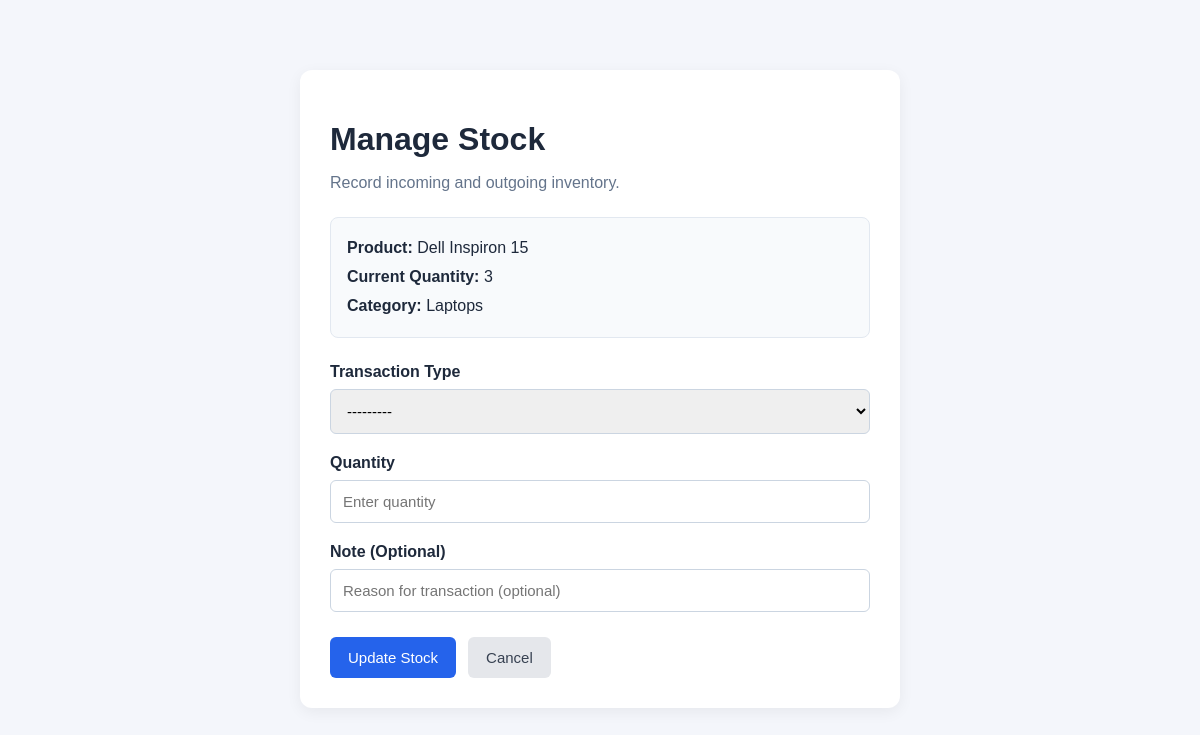
/products/stock/1/, run on the app's committed database.
### inventory/models.py (models this page shows, shortened)
class Product(models.Model):
    name = models.CharField(max_length=200)
    category = models.ForeignKey(
        Category,
        on_delete=models.SET_NULL,
        null=True
    )
    supplier = models.ForeignKey(
        Supplier,
        on_delete=models.SET_NULL,
        null=True,
        blank=True
    )
    quantity = models.PositiveIntegerField(default=0)
    price = models.DecimalField(max_digits=10, decimal_places=2)
    minimum_stock = models.PositiveIntegerField(default=5)
    created_at = models.DateTimeField(auto_now_add=True)

class Category(models.Model):
    name = models.CharField(max_length=100)
    def __str__(self):
        return self.name

### inventory/views.py (the view)
# urls.py: path('products/stock/<int:product_id>/', manage_stock, name='manage_stock'),
def manage_stock(request, product_id):
    product = get_object_or_404(Product, id=product_id)
    if request.method == 'POST':
        form = StockTransactionForm(request.POST)
        if form.is_valid():
            quantity = form.cleaned_data['quantity']
            transaction_type = form.cleaned_data['transaction_type']
            with transaction.atomic():
                product = Product.objects.select_for_update().get(
                    id=product_id
                )
                if (
                    transaction_type == 'OUT'
                    and quantity > product.quantity
                ):
                    form.add_error(
                        'quantity',
                        f'Insufficient stock! Only {product.quantity} '
                        f'units are available.'
                    )
                else:
                    if transaction_type == 'IN':
                        product.quantity += quantity
                    else:
                        product.quantity -= quantity
                    product.save(update_fields=['quantity'])
                    stock_transaction = form.save(commit=False)
                    stock_transaction.product = product
                    stock_transaction.save()
                    return redirect('product_list')
    else:
        form = StockTransactionForm()
    return render(
        request,
        'inventory/manage_stock.html',
        {
            'product': product,
            'form': form,
        }
    )

### inventory/forms.py (shortened to what this page needs)
class StockTransactionForm(forms.ModelForm):
    class Meta:
        model = StockTransaction
        fields = ['transaction_type', 'quantity', 'note']
        widgets = {
            'transaction_type': forms.Select(attrs={
                'class': 'form-control'
            }),
            'quantity': forms.NumberInput(attrs={
                'class': 'form-control',
                'min': 1,
                'placeholder': 'Enter quantity'
            }),
            'note': forms.TextInput(attrs={
                'class': 'form-control',
                'placeholder': 'Reason for transaction (optional)'
            }),
        }

### inventory/templates/inventory/manage_stock.html (shortened to what this page needs)
<!DOCTYPE html>
<html lang="en">
<head>
</head>
<body>
    <div class="container">
        <h1>Manage Stock</h1>
        <p class="subtitle">
            Record incoming and outgoing inventory.
        </p>
        <div class="product-info">
            <strong>Product:</strong> {{ product.name }}<br>
            <strong>Current Quantity:</strong> {{ product.quantity }}<br>
            <strong>Category:</strong>
            {{ product.category|default:"Uncategorized" }}
        </div>
        <form method="POST">
            <div class="form-group">
                <label for="{{ form.transaction_type.id_for_label }}">
                    Transaction Type
                </label>
                {{ form.transaction_type }}
            </div>
            <div class="form-group">
                <label for="{{ form.quantity.id_for_label }}">
                    Quantity
                </label>
                {{ form.quantity }}
            </div>
            <div class="form-group">
                <label for="{{ form.note.id_for_label }}">
                    Note (Optional)
                </label>
                {{ form.note }}
            </div>
            <div class="buttons">
                <button type="submit" class="btn submit-btn">
                    Update Stock
                </button>
                <a
                    href="{% url 'product_list' %}"
                    class="btn cancel-btn"
                >
                    Cancel
                </a>
            </div>
        </form>
    </div>
</body>
</html>

### inventory/templates/inventory/manage_stock.html (style rules this page uses)
* { box-sizing: border-box; }
body { margin: 0; padding: 30px; font-family: Arial, sans-serif; background: #f4f6fb; color: #1e293b; }
.container { max-width: 600px; margin: 40px auto; padding: 30px; background: white; border-radius: 12px; box-shadow: 0 4px 15px rgba(0, 0, 0, 0.06); }
h1 { margin-bottom: 10px; }
.subtitle { color: #64748b; margin-bottom: 25px; }
.product-info { background: #f8fafc; border: 1px solid #e2e8f0; padding: 16px; border-radius: 8px; margin-bottom: 25px; line-height: 1.8; }
.form-group { margin-bottom: 20px; }
label { display: block; margin-bottom: 8px; font-weight: bold; }
.form-control { width: 100%; padding: 12px; border: 1px solid #cbd5e1; border-radius: 6px; font-size: 15px; }
.buttons { display: flex; gap: 12px; flex-wrap: wrap; margin-top: 25px; }
.btn { padding: 12px 18px; border: none; border-radius: 6px; text-decoration: none; cursor: pointer; font-size: 15px; }
.submit-btn { background: #2563eb; color: white; }
.cancel-btn { background: #e5e7eb; color: #374151; }

### data on the page
Product: name "Dell Inspiron 15", quantity "3", category "Laptops"
